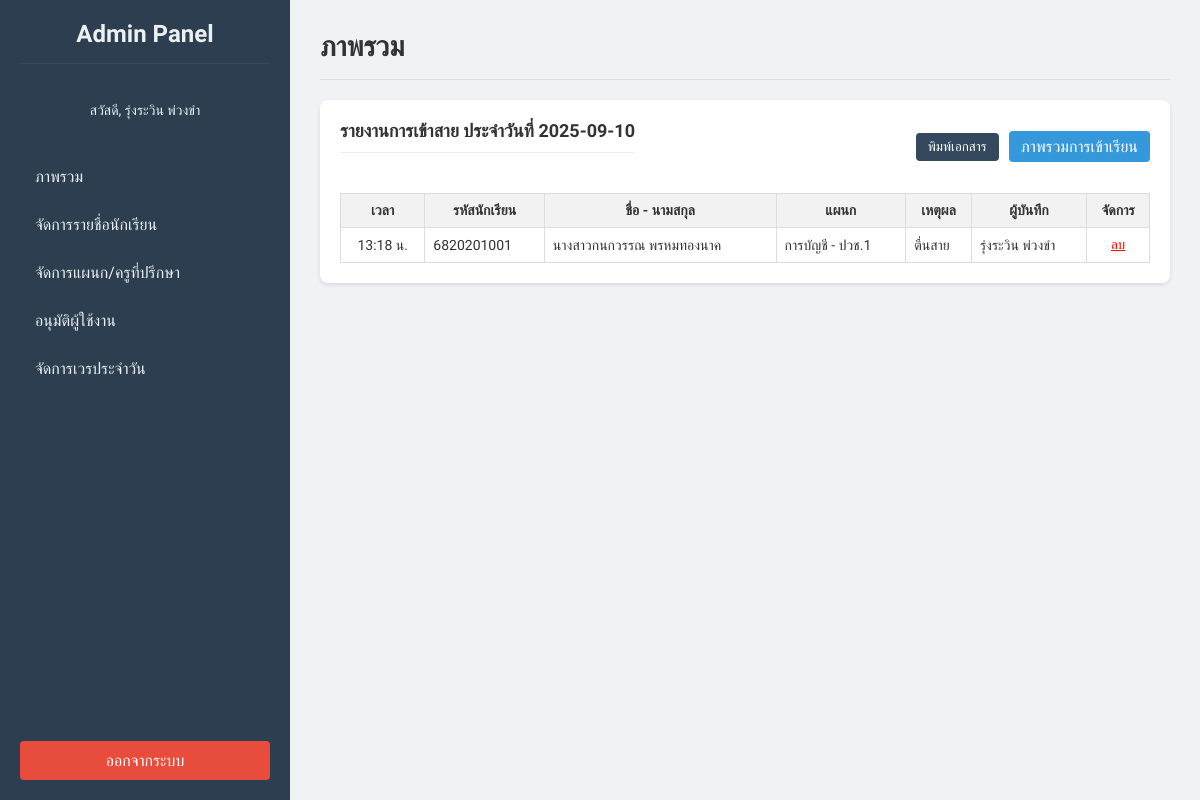
The app's page /admin_dashboard.php?page=overview&view=late_report&date=2025-09-10 (signed in) with its own data.
### tables this page shows
CREATE TABLE `attendance` (
  `id` int(11) NOT NULL,
  `student_id` int(11) NOT NULL COMMENT 'รหัสนักเรียน (FK to students.id)',
  `status` enum('present','late','absent','on_leave') NOT NULL COMMENT 'สถานะ: มา, สาย, ขาด, ลา',
  `check_in_date` date NOT NULL,
  `check_in_time` datetime DEFAULT current_timestamp() COMMENT 'เวลาที่บันทึก',
  `checked_by_user_id` int(11) NOT NULL COMMENT 'รหัสผู้ที่เช็คชื่อ (FK to users.id)',
  `late_reason` varchar(255) DEFAULT NULL COMMENT 'เหตุผลที่มาสาย'
);

CREATE TABLE `students` (
  `id` int(11) NOT NULL,
  `student_code` varchar(20) NOT NULL COMMENT 'รหัสนักเรียน',
  `first_name` varchar(100) NOT NULL COMMENT 'ชื่อจริง',
  `last_name` varchar(100) NOT NULL COMMENT 'นามสกุล',
  `gender` enum('M','F') NOT NULL COMMENT 'M=ชาย, F=หญิง',
  `department_id` int(11) NOT NULL COMMENT 'รหัสแผนกวิชา (FK to departments.id)'
);

CREATE TABLE `departments` (
  `id` int(11) NOT NULL,
  `name` varchar(100) NOT NULL COMMENT 'ชื่อแผนกวิชา',
  `level` varchar(50) DEFAULT NULL,
  `advisor_id` int(11) DEFAULT NULL COMMENT 'รหัสของครูที่ปรึกษา (FK to users.id)'
);

CREATE TABLE `users` (
  `id` int(11) NOT NULL,
  `username` varchar(50) NOT NULL,
  `email` varchar(100) NOT NULL,
  `first_name` varchar(100) NOT NULL,
  `last_name` varchar(100) NOT NULL,
  `password` varchar(255) NOT NULL,
  `role` enum('teacher','director','admin') NOT NULL DEFAULT 'teacher',
  `status` enum('pending','approved','rejected') NOT NULL DEFAULT 'pending',
  `department_id` int(11) DEFAULT NULL COMMENT 'รหัสแผนกสำหรับครู',
  `created_at` datetime DEFAULT current_timestamp()
);

### admin_overview.php (the view, shortened to what this page needs)
<?php
$selected_date = $_GET['date'] ?? date('Y-m-d');
$view = $_GET['view'] ?? 'summary';
?>
<?php if ($view === 'late_report'): ?>
    <?php
    $late_sql = "
        SELECT a.id, s.student_code, s.first_name, s.last_name, d.name as department_name, d.level as department_level, a.late_reason, a.check_in_time,
               u.first_name as checker_fname, u.last_name as checker_lname
        FROM attendance a
        JOIN students s ON a.student_id = s.id
        JOIN departments d ON s.department_id = d.id
        LEFT JOIN users u ON a.checked_by_user_id = u.id
        WHERE a.status = 'late' AND a.check_in_date = ?
        ORDER BY a.check_in_time
    ";
    $late_stmt = $conn->prepare($late_sql);
    $late_stmt->bind_param("s", $selected_date);
    $late_stmt->execute();
    $late_result = $late_stmt->get_result();
    ?>
    <div style="display: flex; justify-content: space-between; align-items: center; margin-bottom: 20px;">
        <h4>รายงานการเข้าสาย ประจำวันที่ <?php echo $selected_date; ?></h4>
        <div style="display: flex; gap: 10px; align-items: center;">
            <button type="button" onclick="printLateReport()" style="background-color: #34495e; color: white; border: none; padding: 6px 12px; border-radius: 4px; cursor: pointer;">พิมพ์เอกสาร</button>
            <a href="<?php echo $base_url; ?>?page=overview&view=summary&date=<?php echo $selected_date; ?>" style="text-decoration: none; background-color: #3498db; color: white; padding: 6px 12px; border-radius: 4px;">ภาพรวมการเข้าเรียน</a>
        </div>
    </div>
    <div id="late-report-table">
    <table style="width: 100%; border-collapse: collapse; font-size: 14px;" >
        <thead style="background-color: #f2f2f2;">
            <tr>
                <th style="padding: 8px; border: 1px solid #ddd;">เวลา</th>
                <th style="padding: 8px; border: 1px solid #ddd;">รหัสนักเรียน</th>
                <th style="padding: 8px; border: 1px solid #ddd;">ชื่อ - นามสกุล</th>
                <th style="padding: 8px; border: 1px solid #ddd;">แผนก</th>
                <th style="padding: 8px; border: 1px solid #ddd;">เหตุผล</th>
                <th style="padding: 8px; border: 1px solid #ddd;">ผู้บันทึก</th>
                <th style="padding: 8px; border: 1px solid #ddd;">จัดการ</th>
            </tr>
        </thead>
        <tbody>
            <?php if ($late_result && $late_result->num_rows > 0): ?>
                <?php while($row = $late_result->fetch_assoc()): ?>
                <tr>
                    <td style="padding: 8px; border: 1px solid #ddd; text-align: center;"><?php echo htmlspecialchars(date('H:i', strtotime($row['check_in_time']))); ?> น.</td>
                    <td style="padding: 8px; border: 1px solid #ddd;"><?php echo htmlspecialchars($row['student_code']); ?></td>
                    <td style="padding: 8px; border: 1px solid #ddd;"><?php echo htmlspecialchars($row['first_name'] . ' ' . $row['last_name']); ?></td>
                    <td style="padding: 8px; border: 1px solid #ddd;"><?php echo htmlspecialchars($row['department_name'] . ' - ' . $row['department_level']); ?></td>
                    <td style="padding: 8px; border: 1px solid #ddd;"><?php echo htmlspecialchars($row['late_reason']); ?></td>
                    <td style="padding: 8px; border: 1px solid #ddd;"><?php echo htmlspecialchars($row['checker_fname'] . ' ' . $row['checker_lname']); ?></td>
                    <td style="padding: 8px; border: 1px solid #ddd; text-align: center;">
                        <form action="<?php echo $base_url; ?>?page=overview&view=late_report&date=<?php echo $selected_date; ?>" method="POST" onsubmit="return confirm('คุณแน่ใจหรือไม่ว่าต้องการลบรายการนี้?');">
                            <button type="submit" name="delete_late_record" style="background: none; border: none; color: red; cursor: pointer; text-decoration: underline;">ลบ</button>
                        </form>
                    </td>
                </tr>
                <?php endwhile; ?>
            <?php else: ?>
                <tr><td colspan="7" style="padding: 15px; text-align: center;">ไม่พบข้อมูลนักเรียนมาสายในวันที่เลือก</td></tr>
            <?php endif; ?>
        </tbody>
    </table>
    </div>
<?php endif; ?>

### admin_style.css (style rules this page uses)
body { font-family: 'Sarabun', sans-serif; background-color: #f0f2f5; margin: 0; color: #333; }
.content-body h4 { margin-top: 0; font-size: 18px; border-bottom: 1px solid #eee; padding-bottom: 10px; margin-bottom: 20px; }

### records on screen
attendance: check_in_time "13:18", student.student_code "6820201001", student.last_name "นางสาวกนกวรรณ พรหมทองนาค", departments.name+level "การบัญชี - ปวช.1", late_reason "ตื่นสาย", users.first_name+last_name "รุ่งระวิน พ่วงขำ"

### other values on screen
$display_name "รุ่งระวิน พ่วงขำ"
